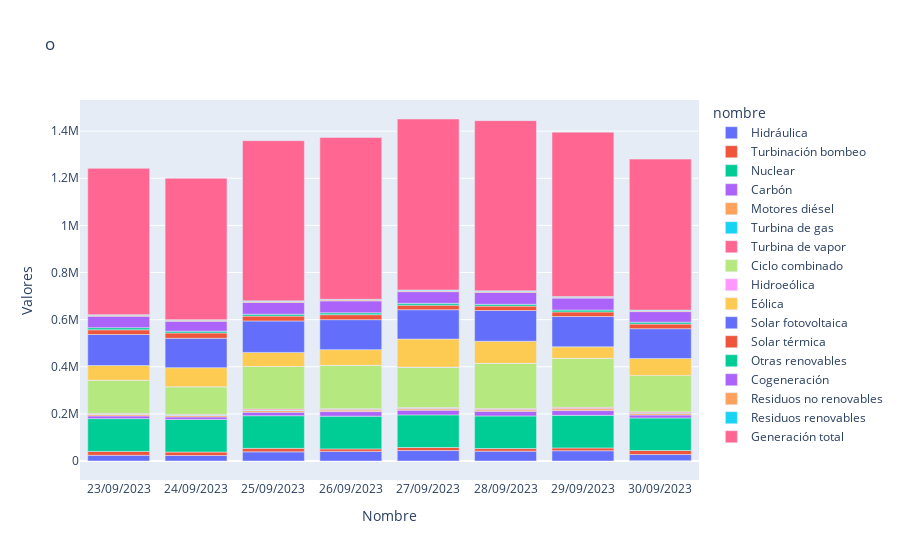

Write notebook code for a chart like this one.
### Code cell
fig = px.bar(generacion_df,
             x = "Fecha actualización",
             y = "Valores",
             title = "o",
             color = "nombre")

fig.update_layout(
    xaxis_title = 'Nombre',
    yaxis_title = "Valores"
)

fig.show()

### Figure 1 — Plotly figure (JSON) as saved in the notebook; plotly's stock layout.template omitted (floating-point values rounded to 4 significant figures)
{"data": [{"alignmentgroup": "True", "hovertemplate": "nombre=Hidráulica<br>Fecha actualización=%{x}<br>Valores=%{y}<extra></extra>", "legendgroup": "Hidráulica", "marker": {"color": "#636efa", "pattern": {"shape": ""}}, "name": "Hidráulica", "offsetgroup": "Hidráulica", "orientation": "v", "showlegend": true, "textposition": "auto", "type": "bar", "x": ["23/09/2023", "24/09/2023", "25/09/2023", "26/09/2023", "27/09/2023", "28/09/2023", "29/09/2023", "30/09/2023"], "xaxis": "x", "y": [24340.0, 23310.0, 38970.0, 40810.0, 44280.0, 41710.0, 43510.0, 27450.0], "yaxis": "y"}, {"alignmentgroup": "True", "hovertemplate": "nombre=Turbinación bombeo<br>Fecha actualización=%{x}<br>Valores=%{y}<extra></extra>", "legendgroup": "Turbinación bombeo", "marker": {"color": "#EF553B", "pattern": {"shape": ""}}, "name": "Turbinación bombeo", "offsetgroup": "Turbinación bombeo", "orientation": "v", "showlegend": true, "textposition": "auto", "type": "bar", "x": ["23/09/2023", "24/09/2023", "25/09/2023", "26/09/2023", "27/09/2023", "28/09/2023", "29/09/2023", "30/09/2023"], "xaxis": "x", "y": [16400.0, 14720.0, 14650.0, 10640.0, 12960.0, 11140.0, 11970.0, 17000.0], "yaxis": "y"}, {"alignmentgroup": "True", "hovertemplate": "nombre=Nuclear<br>Fecha actualización=%{x}<br>Valores=%{y}<extra></extra>", "legendgroup": "Nuclear", "marker": {"color": "#00cc96", "pattern": {"shape": ""}}, "name": "Nuclear", "offsetgroup": "Nuclear", "orientation": "v", "showlegend": true, "textposition": "auto", "type": "bar", "x": ["23/09/2023", "24/09/2023", "25/09/2023", "26/09/2023", "27/09/2023", "28/09/2023", "29/09/2023", "30/09/2023"], "xaxis": "x", "y": [139100.0, 138500.0, 138500.0, 138800.0, 138500.0, 138400.0, 138300.0, 138200.0], "yaxis": "y"}, {"alignmentgroup": "True", "hovertemplate": "nombre=Carbón<br>Fecha actualización=%{x}<br>Valores=%{y}<extra></extra>", "legendgroup": "Carbón", "marker": {"color": "#ab63fa", "pattern": {"shape": ""}}, "name": "Carbón", "offsetgroup": "Carbón", "orientation": "v", "showlegend": true, "textposition": "auto", "type": "bar", "x": ["23/09/2023", "24/09/2023", "25/09/2023", "26/09/2023", "27/09/2023", "28/09/2023", "29/09/2023", "30/09/2023"], "xaxis": "x", "y": [11660.0, 10730.0, 15120.0, 19460.0, 19890.0, 19830.0, 20140.0, 12660.0], "yaxis": "y"}, {"alignmentgroup": "True", "hovertemplate": "nombre=Motores diésel<br>Fecha actualización=%{x}<br>Valores=%{y}<extra></extra>", "legendgroup": "Motores diésel", "marker": {"color": "#FFA15A", "pattern": {"shape": ""}}, "name": "Motores diésel", "offsetgroup": "Motores diésel", "orientation": "v", "showlegend": true, "textposition": "auto", "type": "bar", "x": ["23/09/2023", "24/09/2023", "25/09/2023", "26/09/2023", "27/09/2023", "28/09/2023", "29/09/2023", "30/09/2023"], "xaxis": "x", "y": [6408.0, 6303.0, 7001.0, 6416.0, 5919.0, 5954.0, 7659, 7695.0], "yaxis": "y"}, {"alignmentgroup": "True", "hovertemplate": "nombre=Turbina de gas<br>Fecha actualización=%{x}<br>Valores=%{y}<extra></extra>", "legendgroup": "Turbina de gas", "marker": {"color": "#19d3f3", "pattern": {"shape": ""}}, "name": "Turbina de gas", "offsetgroup": "Turbina de gas", "orientation": "v", "showlegend": true, "textposition": "auto", "type": "bar", "x": ["23/09/2023", "24/09/2023", "25/09/2023", "26/09/2023", "27/09/2023", "28/09/2023", "29/09/2023", "30/09/2023"], "xaxis": "x", "y": [1222.0, 1361.0, 1900.0, 2318.0, 2090.0, 1939.0, 1689.0, 2080.0], "yaxis": "y"}, {"alignmentgroup": "True", "hovertemplate": "nombre=Turbina de vapor<br>Fecha actualización=%{x}<br>Valores=%{y}<extra></extra>", "legendgroup": "Turbina de vapor", "marker": {"color": "#FF6692", "pattern": {"shape": ""}}, "name": "Turbina de vapor", "offsetgroup": "Turbina de vapor", "orientation": "v", "showlegend": true, "textposition": "auto", "type": "bar", "x": ["23/09/2023", "24/09/2023", "25/09/2023", "26/09/2023", "27/09/2023", "28/09/2023", "29/09/2023", "30/09/2023"], "xaxis": "x", "y": [3310.0, 3177.0, 4153.0, 3578.0, 3393.0, 3515.0, 4475.0, 3879.0], "yaxis": "y"}, {"alignmentgroup": "True", "hovertemplate": "nombre=Ciclo combinado<br>Fecha actualización=%{x}<br>Valores=%{y}<extra></extra>", "legendgroup": "Ciclo combinado", "marker": {"color": "#B6E880", "pattern": {"shape": ""}}, "name": "Ciclo combinado", "offsetgroup": "Ciclo combinado", "orientation": "v", "showlegend": true, "textposition": "auto", "type": "bar", "x": ["23/09/2023", "24/09/2023", "25/09/2023", "26/09/2023", "27/09/2023", "28/09/2023", "29/09/2023", "30/09/2023"], "xaxis": "x", "y": [140600.0, 117100.0, 181000.0, 183900.0, 171400.0, 192100.0, 208100.0, 154400.0], "yaxis": "y"}, {"alignmentgroup": "True", "hovertemplate": "nombre=Hidroeólica<br>Fecha actualización=%{x}<br>Valores=%{y}<extra></extra>", "legendgroup": "Hidroeólica", "marker": {"color": "#FF97FF", "pattern": {"shape": ""}}, "name": "Hidroeólica", "offsetgroup": "Hidroeólica", "orientation": "v", "showlegend": true, "textposition": "auto", "type": "bar", "x": ["23/09/2023", "24/09/2023", "25/09/2023", "26/09/2023", "27/09/2023", "28/09/2023", "29/09/2023", "30/09/2023"], "xaxis": "x", "y": [50.17, 40.15, 54.19, 69.27, 93.93, 95.33, 28.09, -2.192], "yaxis": "y"}, {"alignmentgroup": "True", "hovertemplate": "nombre=Eólica<br>Fecha actualización=%{x}<br>Valores=%{y}<extra></extra>", "legendgroup": "Eólica", "marker": {"color": "#FECB52", "pattern": {"shape": ""}}, "name": "Eólica", "offsetgroup": "Eólica", "orientation": "v", "showlegend": true, "textposition": "auto", "type": "bar", "x": ["23/09/2023", "24/09/2023", "25/09/2023", "26/09/2023", "27/09/2023", "28/09/2023", "29/09/2023", "30/09/2023"], "xaxis": "x", "y": [62210.0, 80960.0, 59480.0, 66700.0, 119100.0, 93720.0, 48740.0, 71790.0], "yaxis": "y"}, {"alignmentgroup": "True", "hovertemplate": "nombre=Solar fotovoltaica<br>Fecha actualización=%{x}<br>Valores=%{y}<extra></extra>", "legendgroup": "Solar fotovoltaica", "marker": {"color": "#636efa", "pattern": {"shape": ""}}, "name": "Solar fotovoltaica", "offsetgroup": "Solar fotovoltaica", "orientation": "v", "showlegend": true, "textposition": "auto", "type": "bar", "x": ["23/09/2023", "24/09/2023", "25/09/2023", "26/09/2023", "27/09/2023", "28/09/2023", "29/09/2023", "30/09/2023"], "xaxis": "x", "y": [131600.0, 124600.0, 133600.0, 127300.0, 124400.0, 130400.0, 128500.0, 126400.0], "yaxis": "y"}, {"alignmentgroup": "True", "hovertemplate": "nombre=Solar térmica<br>Fecha actualización=%{x}<br>Valores=%{y}<extra></extra>", "legendgroup": "Solar térmica", "marker": {"color": "#EF553B", "pattern": {"shape": ""}}, "name": "Solar térmica", "offsetgroup": "Solar térmica", "orientation": "v", "showlegend": true, "textposition": "auto", "type": "bar", "x": ["23/09/2023", "24/09/2023", "25/09/2023", "26/09/2023", "27/09/2023", "28/09/2023", "29/09/2023", "30/09/2023"], "xaxis": "x", "y": [19950.0, 22560.0, 20530.0, 21100.0, 19450.0, 18620.0, 19660.0, 19700.0], "yaxis": "y"}, {"alignmentgroup": "True", "hovertemplate": "nombre=Otras renovables<br>Fecha actualización=%{x}<br>Valores=%{y}<extra></extra>", "legendgroup": "Otras renovables", "marker": {"color": "#00cc96", "pattern": {"shape": ""}}, "name": "Otras renovables", "offsetgroup": "Otras renovables", "orientation": "v", "showlegend": true, "textposition": "auto", "type": "bar", "x": ["23/09/2023", "24/09/2023", "25/09/2023", "26/09/2023", "27/09/2023", "28/09/2023", "29/09/2023", "30/09/2023"], "xaxis": "x", "y": [8998.0, 7589.0, 7919.0, 7809.0, 7818.0, 7734.0, 7933.0, 8141.0], "yaxis": "y"}, {"alignmentgroup": "True", "hovertemplate": "nombre=Cogeneración<br>Fecha actualización=%{x}<br>Valores=%{y}<extra></extra>", "legendgroup": "Cogeneración", "marker": {"color": "#ab63fa", "pattern": {"shape": ""}}, "name": "Cogeneración", "offsetgroup": "Cogeneración", "orientation": "v", "showlegend": true, "textposition": "auto", "type": "bar", "x": ["23/09/2023", "24/09/2023", "25/09/2023", "26/09/2023", "27/09/2023", "28/09/2023", "29/09/2023", "30/09/2023"], "xaxis": "x", "y": [48660.0, 42270.0, 49990.0, 50970.0, 49620.0, 50450.0, 50700.0, 44710.0], "yaxis": "y"}, {"alignmentgroup": "True", "hovertemplate": "nombre=Residuos no renovables<br>Fecha actualización=%{x}<br>Valores=%{y}<extra></extra>", "legendgroup": "Residuos no renovables", "marker": {"color": "#FFA15A", "pattern": {"shape": ""}}, "name": "Residuos no renovables", "offsetgroup": "Residuos no renovables", "orientation": "v", "showlegend": true, "textposition": "auto", "type": "bar", "x": ["23/09/2023", "24/09/2023", "25/09/2023", "26/09/2023", "27/09/2023", "28/09/2023", "29/09/2023", "30/09/2023"], "xaxis": "x", "y": [4144.0, 4075.0, 4180.0, 4074.0, 4202.0, 4032.0, 3915.0, 3905.0], "yaxis": "y"}, {"alignmentgroup": "True", "hovertemplate": "nombre=Residuos renovables<br>Fecha actualización=%{x}<br>Valores=%{y}<extra></extra>", "legendgroup": "Residuos renovables", "marker": {"color": "#19d3f3", "pattern": {"shape": ""}}, "name": "Residuos renovables", "offsetgroup": "Residuos renovables", "orientation": "v", "showlegend": true, "textposition": "auto", "type": "bar", "x": ["23/09/2023", "24/09/2023", "25/09/2023", "26/09/2023", "27/09/2023", "28/09/2023", "29/09/2023", "30/09/2023"], "xaxis": "x", "y": [2479.0, 2550.0, 2650.0, 2539.0, 2655.0, 2660.0, 2616.0, 2606.0], "yaxis": "y"}, {"alignmentgroup": "True", "hovertemplate": "nombre=Generación total<br>Fecha actualización=%{x}<br>Valores=%{y}<extra></extra>", "legendgroup": "Generación total", "marker": {"color": "#FF6692", "pattern": {"shape": ""}}, "name": "Generación total", "offsetgroup": "Generación total", "orientation": "v", "showlegend": true, "textposition": "auto", "type": "bar", "x": ["23/09/2023", "24/09/2023", "25/09/2023", "26/09/2023", "27/09/2023", "28/09/2023", "29/09/2023", "30/09/2023"], "xaxis": "x", "y": [621100.0, 599900.0, 679800.0, 686400.0, 725800.0, 722300.0, 697900.0, 640600.0], "yaxis": "y"}], "layout": {"barmode": "relative", "legend": {"title": {"text": "nombre"}, "tracegroupgap": 0}, "title": {"text": "o"}, "xaxis": {"anchor": "y", "domain": [0, 1], "title": {"text": "Nombre"}}, "yaxis": {"anchor": "x", "domain": [0, 1], "title": {"text": "Valores"}}}}
